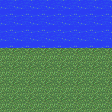

This game map was drawn from its Tiled (.tmx) file and the tilesets committed beside it. A one-line description and the full map source follow:
An orthogonal 7x7 tile map with 16x16 px tiles, 1 tile layer (Ebene 1), 6 hidden layers not drawn.

<map version="1.0" orientation="orthogonal" width="7" height="7" tilewidth="16" tileheight="16">
 <properties>
  <property name="offset" value="-2" />
 </properties>
 <tileset firstgid="1" source="MC Realms.tsx" />
 <layer name="Ebene 0" width="7" height="7" visible="0">
  <data>
   <tile gid="95" />
   <tile gid="95" />
   <tile gid="95" />
   <tile gid="95" />
   <tile gid="95" />
   <tile gid="95" />
   <tile gid="95" />
   <tile gid="95" />
   <tile gid="95" />
   <tile gid="95" />
   <tile gid="95" />
   <tile gid="95" />
   <tile gid="95" />
   <tile gid="95" />
   <tile gid="95" />
   <tile gid="95" />
   <tile gid="95" />
   <tile gid="95" />
   <tile gid="95" />
   <tile gid="95" />
   <tile gid="95" />
   <tile gid="3" />
   <tile gid="3" />
   <tile gid="3" />
   <tile gid="3" />
   <tile gid="3" />
   <tile gid="3" />
   <tile gid="3" />
   <tile gid="3" />
   <tile gid="3" />
   <tile gid="3" />
   <tile gid="3" />
   <tile gid="3" />
   <tile gid="3" />
   <tile gid="3" />
   <tile gid="3" />
   <tile gid="3" />
   <tile gid="3" />
   <tile gid="3" />
   <tile gid="3" />
   <tile gid="3" />
   <tile gid="3" />
   <tile gid="3" />
   <tile gid="3" />
   <tile gid="3" />
   <tile gid="3" />
   <tile gid="3" />
   <tile gid="3" />
   <tile gid="3" />
  </data>
 </layer>
 <layer name="Ebene 1" width="7" height="7">
  <data>
   <tile gid="95" />
   <tile gid="95" />
   <tile gid="95" />
   <tile gid="95" />
   <tile gid="95" />
   <tile gid="95" />
   <tile gid="95" />
   <tile gid="95" />
   <tile gid="95" />
   <tile gid="95" />
   <tile gid="95" />
   <tile gid="95" />
   <tile gid="95" />
   <tile gid="95" />
   <tile gid="95" />
   <tile gid="95" />
   <tile gid="95" />
   <tile gid="95" />
   <tile gid="95" />
   <tile gid="95" />
   <tile gid="95" />
   <tile gid="1" />
   <tile gid="1" />
   <tile gid="1" />
   <tile gid="1" />
   <tile gid="1" />
   <tile gid="1" />
   <tile gid="1" />
   <tile gid="1" />
   <tile gid="1" />
   <tile gid="1" />
   <tile gid="1" />
   <tile gid="1" />
   <tile gid="1" />
   <tile gid="1" />
   <tile gid="1" />
   <tile gid="1" />
   <tile gid="1" />
   <tile gid="1" />
   <tile gid="1" />
   <tile gid="1" />
   <tile gid="1" />
   <tile gid="1" />
   <tile gid="1" />
   <tile gid="1" />
   <tile gid="1" />
   <tile gid="1" />
   <tile gid="1" />
   <tile gid="1" />
  </data>
 </layer>
 <layer name="Ebene 2" width="7" height="7" visible="0">
  <data>
   <tile gid="0" />
   <tile gid="0" />
   <tile gid="0" />
   <tile gid="0" />
   <tile gid="0" />
   <tile gid="0" />
   <tile gid="0" />
   <tile gid="0" />
   <tile gid="0" />
   <tile gid="0" />
   <tile gid="0" />
   <tile gid="0" />
   <tile gid="0" />
   <tile gid="0" />
   <tile gid="0" />
   <tile gid="0" />
   <tile gid="0" />
   <tile gid="0" />
   <tile gid="0" />
   <tile gid="0" />
   <tile gid="0" />
   <tile gid="0" />
   <tile gid="0" />
   <tile gid="0" />
   <tile gid="0" />
   <tile gid="0" />
   <tile gid="0" />
   <tile gid="0" />
   <tile gid="0" />
   <tile gid="0" />
   <tile gid="0" />
   <tile gid="0" />
   <tile gid="0" />
   <tile gid="0" />
   <tile gid="0" />
   <tile gid="0" />
   <tile gid="0" />
   <tile gid="0" />
   <tile gid="0" />
   <tile gid="0" />
   <tile gid="0" />
   <tile gid="0" />
   <tile gid="0" />
   <tile gid="30" />
   <tile gid="0" />
   <tile gid="0" />
   <tile gid="0" />
   <tile gid="30" />
   <tile gid="0" />
  </data>
 </layer>
 <layer name="Ebene 3" width="7" height="7" visible="0">
  <data>
   <tile gid="0" />
   <tile gid="0" />
   <tile gid="0" />
   <tile gid="0" />
   <tile gid="0" />
   <tile gid="0" />
   <tile gid="0" />
   <tile gid="0" />
   <tile gid="0" />
   <tile gid="0" />
   <tile gid="0" />
   <tile gid="0" />
   <tile gid="0" />
   <tile gid="0" />
   <tile gid="0" />
   <tile gid="0" />
   <tile gid="0" />
   <tile gid="0" />
   <tile gid="0" />
   <tile gid="0" />
   <tile gid="0" />
   <tile gid="0" />
   <tile gid="0" />
   <tile gid="0" />
   <tile gid="0" />
   <tile gid="0" />
   <tile gid="0" />
   <tile gid="0" />
   <tile gid="0" />
   <tile gid="0" />
   <tile gid="0" />
   <tile gid="0" />
   <tile gid="0" />
   <tile gid="0" />
   <tile gid="0" />
   <tile gid="0" />
   <tile gid="0" />
   <tile gid="0" />
   <tile gid="0" />
   <tile gid="0" />
   <tile gid="0" />
   <tile gid="0" />
   <tile gid="0" />
   <tile gid="30" />
   <tile gid="0" />
   <tile gid="0" />
   <tile gid="0" />
   <tile gid="30" />
   <tile gid="0" />
  </data>
 </layer>
 <layer name="Ebene 4" width="7" height="7" visible="0">
  <data>
   <tile gid="0" />
   <tile gid="0" />
   <tile gid="0" />
   <tile gid="0" />
   <tile gid="0" />
   <tile gid="0" />
   <tile gid="0" />
   <tile gid="0" />
   <tile gid="0" />
   <tile gid="0" />
   <tile gid="0" />
   <tile gid="0" />
   <tile gid="0" />
   <tile gid="0" />
   <tile gid="0" />
   <tile gid="0" />
   <tile gid="0" />
   <tile gid="0" />
   <tile gid="0" />
   <tile gid="0" />
   <tile gid="0" />
   <tile gid="0" />
   <tile gid="0" />
   <tile gid="0" />
   <tile gid="0" />
   <tile gid="0" />
   <tile gid="0" />
   <tile gid="0" />
   <tile gid="0" />
   <tile gid="5" />
   <tile gid="5" />
   <tile gid="5" />
   <tile gid="5" />
   <tile gid="5" />
   <tile gid="0" />
   <tile gid="0" />
   <tile gid="5" />
   <tile gid="5" />
   <tile gid="5" />
   <tile gid="5" />
   <tile gid="5" />
   <tile gid="0" />
   <tile gid="0" />
   <tile gid="30" />
   <tile gid="5" />
   <tile gid="5" />
   <tile gid="5" />
   <tile gid="30" />
   <tile gid="0" />
  </data>
 </layer>
 <layer name="Ebene 5" width="7" height="7" visible="0">
  <data>
   <tile gid="0" />
   <tile gid="0" />
   <tile gid="0" />
   <tile gid="0" />
   <tile gid="0" />
   <tile gid="0" />
   <tile gid="0" />
   <tile gid="0" />
   <tile gid="0" />
   <tile gid="0" />
   <tile gid="0" />
   <tile gid="0" />
   <tile gid="0" />
   <tile gid="0" />
   <tile gid="0" />
   <tile gid="0" />
   <tile gid="0" />
   <tile gid="0" />
   <tile gid="0" />
   <tile gid="0" />
   <tile gid="0" />
   <tile gid="0" />
   <tile gid="0" />
   <tile gid="0" />
   <tile gid="0" />
   <tile gid="0" />
   <tile gid="0" />
   <tile gid="0" />
   <tile gid="0" />
   <tile gid="0" />
   <tile gid="0" />
   <tile gid="0" />
   <tile gid="0" />
   <tile gid="0" />
   <tile gid="0" />
   <tile gid="0" />
   <tile gid="0" />
   <tile gid="0" />
   <tile gid="0" />
   <tile gid="0" />
   <tile gid="0" />
   <tile gid="0" />
   <tile gid="0" />
   <tile gid="0" />
   <tile gid="0" />
   <tile gid="0" />
   <tile gid="0" />
   <tile gid="0" />
   <tile gid="0" />
  </data>
 </layer>
 <layer name="Ebene 6" width="7" height="7" visible="0">
  <data>
   <tile gid="0" />
   <tile gid="0" />
   <tile gid="0" />
   <tile gid="0" />
   <tile gid="0" />
   <tile gid="0" />
   <tile gid="0" />
   <tile gid="0" />
   <tile gid="0" />
   <tile gid="0" />
   <tile gid="0" />
   <tile gid="0" />
   <tile gid="0" />
   <tile gid="0" />
   <tile gid="0" />
   <tile gid="0" />
   <tile gid="0" />
   <tile gid="0" />
   <tile gid="0" />
   <tile gid="0" />
   <tile gid="0" />
   <tile gid="0" />
   <tile gid="0" />
   <tile gid="0" />
   <tile gid="0" />
   <tile gid="0" />
   <tile gid="0" />
   <tile gid="0" />
   <tile gid="0" />
   <tile gid="0" />
   <tile gid="0" />
   <tile gid="0" />
   <tile gid="0" />
   <tile gid="0" />
   <tile gid="0" />
   <tile gid="0" />
   <tile gid="0" />
   <tile gid="0" />
   <tile gid="0" />
   <tile gid="0" />
   <tile gid="0" />
   <tile gid="0" />
   <tile gid="0" />
   <tile gid="0" />
   <tile gid="0" />
   <tile gid="0" />
   <tile gid="0" />
   <tile gid="0" />
   <tile gid="0" />
  </data>
 </layer>
</map>
